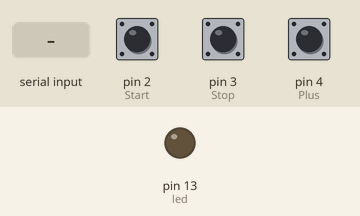
Simulated run of this sketch. Board: Arduino Uno, built with avr-gcc and run on an emulated ATmega328P. Parts: output pins drawn as LEDs (lit = HIGH). The inputs (shaded band) are chosen by the test bench; at power-on: pin 2 (Start) HIGH, pin 3 (Stop) HIGH, pin 4 (Plus) HIGH. What the sketch prints to the serial monitor is not drawn.

Above: at 1.2 s.
1.3 s: "A" received over Serial
At 1.9 s:
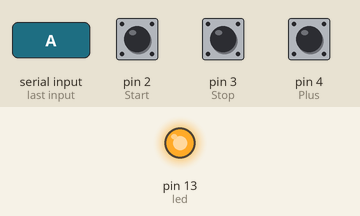
7.8 s: "B" received over Serial
At 8.1 s:
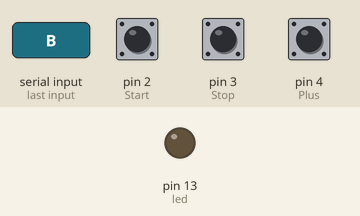
Timing chart, 0 to 10.8 s (numbered marks = the images above; inputs shaded):
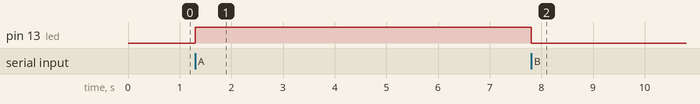

Measured:
- after the input at 1.3 s, pin 13 (led): LOW → HIGH at once
- after the input at 7.8 s, pin 13 (led): HIGH → LOW at once

The sketch:

MegaVBNet.ino
```cpp
// variable to receive data from serial port
int inByte=0;
int startByte=88;
int stopByte=89;
int plusByte=43;

// Pin 13 adalah LED bawaan pada Arduino.
int led = 13;
const int Start = 2;
const int Stop =3;
const int Plus =4;
int mulai=0;
int berhenti=0;
int plus=0;
//ASCII 128

// 65=A , 66=B , 88=X , 89=Y , 43=+
//coba tambah debounce
const int DEBOUNCE_DELAYstart = 50;
int lastSteadyStatestart = LOW;
int lastFlickerableStatestart = LOW;
int currentStatestart;
unsigned long lastDebounceTimestart = 0;

const int DEBOUNCE_DELAYstop = 50;
int lastSteadyStatestop = LOW;
int lastFlickerableStatestop = LOW;
int currentStatestop;
unsigned long lastDebounceTimestop = 0;

const int DEBOUNCE_DELAYplus = 50;
int lastSteadyStateplus = LOW;
int lastFlickerableStateplus = LOW;
int currentStateplus;
unsigned long lastDebounceTimeplus = 0;

void setup()
{
 // initialize UART at 9600bps
 Serial.begin(9600);
 // initialize the digital pin as an output.
 pinMode(led, OUTPUT);
 pinMode(Start, INPUT_PULLUP);
 pinMode(Stop, INPUT_PULLUP);
 pinMode(Plus, INPUT_PULLUP);
}

void loop(){
  //ini untuk start
  currentStatestart = digitalRead(Start);
   if (currentStatestart != lastFlickerableStatestart) {
    // reset the debouncing timer
    lastDebounceTimestart = millis();
    // save the the last flickerable state
    lastFlickerableStatestart = currentStatestart;
  }
  //ini untuk stop
  currentStatestop = digitalRead(Stop);
   if (currentStatestop != lastFlickerableStatestop) {
    // reset the debouncing timer
    lastDebounceTimestop = millis();
    // save the the last flickerable state
    lastFlickerableStatestop = currentStatestop;
  }
    //ini untuk plus
  currentStateplus = digitalRead(Plus);
   if (currentStateplus != lastFlickerableStateplus) {
    // reset the debouncing timer
    lastDebounceTimeplus = millis();
    // save the the last flickerable state
    lastFlickerableStateplus = currentStateplus;
  }
  //ini untuk start
if ((millis() - lastDebounceTimestart) > DEBOUNCE_DELAYstart) {
    // whatever the reading is at, it's been there for longer than the debounce
    // delay, so take it as the actual current state:

    // if the button state has changed:
    if (lastSteadyStatestart == LOW && currentStatestart == HIGH){
      Serial.write(startByte);
    }
    // save the the last steady state
    lastSteadyStatestart = currentStatestart;
  }

  //ini untuk stop
if ((millis() - lastDebounceTimestop) > DEBOUNCE_DELAYstop) {
    // whatever the reading is at, it's been there for longer than the debounce
    // delay, so take it as the actual current state:

    // if the button state has changed:
    if (lastSteadyStatestop == LOW && currentStatestop == HIGH){
      Serial.write(stopByte);
    }
    // save the the last steady state
    lastSteadyStatestop = currentStatestop;
  }

  //ini untuk plus
if ((millis() - lastDebounceTimeplus) > DEBOUNCE_DELAYplus) {
    // whatever the reading is at, it's been there for longer than the debounce
    // delay, so take it as the actual current state:

    // if the button state has changed:
    if (lastSteadyStateplus == LOW && currentStateplus == HIGH){
      Serial.write(plusByte);
    }
    // save the the last steady state
    lastSteadyStateplus = currentStateplus;
  }

  //INI untuk baca perintah dari VBNet
 if (Serial.available() > 0)  {
    inByte=Serial.read();
    Serial.write(inByte);
      if (inByte==65)
      {
      digitalWrite(led, HIGH);   // turn the LED on (Tekan Huruf A)
      }
      if (inByte==66)
      {
      digitalWrite(led, LOW);    // turn the LED off (Tekan Huruf B)
      }
    }

}
```
